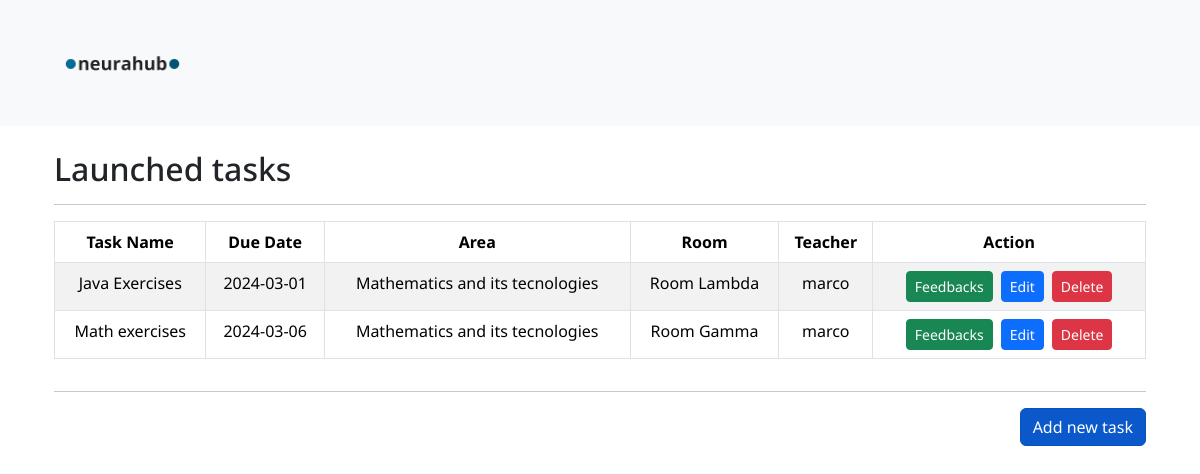
Before: /teacher-panel (signed in) with the older database file.
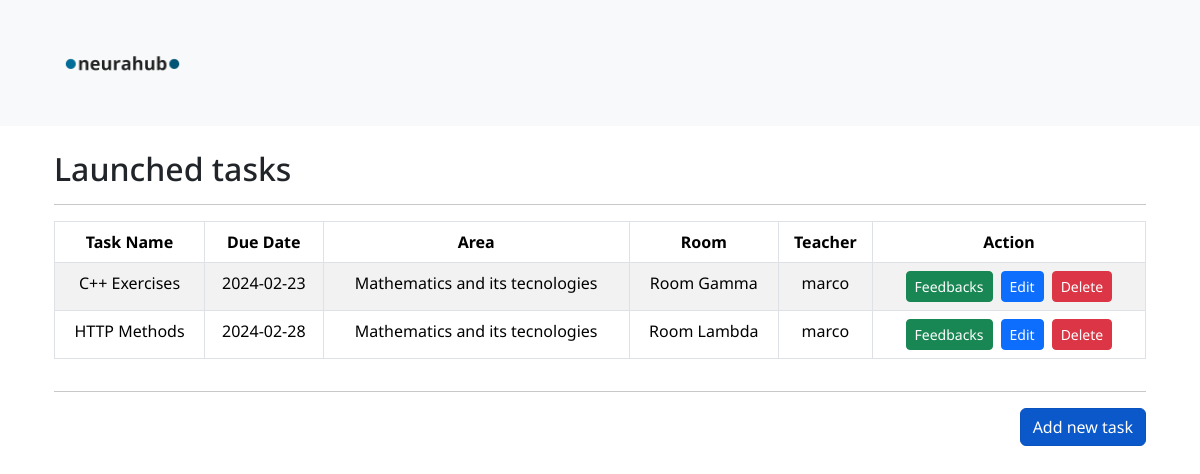
After: the same page with the newer database file.
### tables this page shows
CREATE TABLE "tasks" (
    id INTEGER PRIMARY KEY,
    task_name TEXT NOT NULL,
    due_date DATE NOT NULL,
    area_id INTEGER NOT NULL,
    room_id INTEGER NOT NULL, teacher_username TEXT, reviewed INTEGER DEFAULT 0,
    FOREIGN KEY (area_id) REFERENCES areas (id),
    FOREIGN KEY (room_id) REFERENCES rooms (id)
);

CREATE TABLE teacher_areas (
        id INTEGER PRIMARY KEY,
        area_name TEXT NOT NULL
    );

CREATE TABLE rooms (
        id INTEGER PRIMARY KEY,
        room_name TEXT NOT NULL
    );

### src/routes/routes.py (the view)
@blueprint.route('/teacher-panel', methods=['GET', 'POST'])
def return_teacher_panel():
    return teacher_panel_page()

### src/controllers/controllers_methods.py (called while the page is built)
def get_registered_teacher_area(username):
    conn = sqlite3.connect('databases/neurahub-data.db')
    cursor = conn.cursor()
    cursor.execute("SELECT area_id FROM teachers WHERE name = ?", (username,))
    area_id = cursor.fetchone()[0]
    cursor.execute("SELECT area_name FROM teacher_areas WHERE id = ?", (area_id,))
    area_name = cursor.fetchone()[0]
    conn.close()
    return area_name

def check_if_teacher_logged_in():
    if session.get('logged_in_teacher'):
        return True

### templates/teacher_panel.html (shortened to what this page needs)
<!DOCTYPE html>
<html lang="en">
	<head>
		<link rel= "stylesheet" type= "text/css" href= "{{ url_for('static',filename='style/style.css') }}">
		<link href="https://cdn.jsdelivr.net/npm/bootstrap@5.3.2/dist/css/bootstrap.min.css" rel="stylesheet">
		<link rel="stylesheet" href="https://cdnjs.cloudflare.com/ajax/libs/font-awesome/6.5.1/css/all.min.css">
	</head>
	<body>
		<nav class="navbar navbar-expand-lg bg-body-tertiary">
			<div class="container-fluid">
				<a class="navbar-brand" href="#">
					<img src="{{ url_for('static', filename='img/neurahub_logo_no_bg.png') }}" alt="Logo" height="100" class="d-inline-block align-items-center mx-auto px-5">
				</a>
			</div>
		</nav>
		<div class="container mx-auto p-4">
			<h2>Launched tasks</h2>
			<hr>
			<div class="table-responsive">
				<table class="table table-bordered table-striped table-hover text-center align-items-center">
					<thead>
						<tr>
							<th scope="col">Task Name</th>
							<th scope="col">Due Date</th>
							<th scope="col">Area</th>
							<th scope="col">Room</th>
							<th scope="col">Teacher</th>
							<th scope="col">Action</th>
						</tr>
					</thead>
					<tbody>
						{% for task in created_tasks %}
						<tr>
							<td>{{ task['task_name'] }}</td>
							<td>{{ task['due_date'] }}</td>
							<td>{{ task['area_name'] }}</td>
							<td>{{ task['room_name'] }}</td>
							<td>{{ task['teacher_name'] }}</td>
							<td>
								<div class="d-flex justify-content-center"H>
									<div class="px-1">
										<a href="{{ url_for('main.return_processed_id_to_feedback', task_id=task['task_id']) }}" class="btn btn-success btn-sm">Feedbacks</a>
									</div>
									<div class="px-1">
										<a href="{{ url_for('main.return_processed_id_to_edit', task_id=task['task_id']) }}" class="btn btn-primary btn-sm">Edit</a>
									</div>
									<div class="px-1">
										<a href="{{ url_for('main.return_processed_id_to_delete', task_id=task['task_id']) }}" class="btn btn-danger btn-sm">Delete</a>
									</div>
								</div>
							</td>
						</tr>
						{% endfor %}
					</tbody>
				</table>
			</div>
			<hr>
			<div class="d-flex justify-content-end">
				<a class="btn btn-primary  active" role="button" aria-pressed="true" href="/create-task">Add new task</a>
			</div>
		</div>
	</body>
</html>

### static/style/style.css (style rules this page uses)
* { margin: 0; padding: 0; font-family: 'Noto Sans', sans-serif; }

Changed rows visible on the page:
removed tasks: task_name "Java Exercises", due_date "2024-03-01"
removed tasks: task_name "Math exercises", due_date "2024-03-06"
added tasks: task_name "C++ Exercises", due_date "2024-02-23"
added tasks: task_name "HTTP Methods", due_date "2024-02-28"
Other visible differences:
new list line: "Mathematics and its tecnologies"
new list line: "Room Gamma"
new list line: "marco Feedbacks Edit Delete"
new list line: "Room Lambda"
list line gone: "Mathematics and its tecnologies"
list line gone: "Room Lambda"
list line gone: "marco Feedbacks Edit Delete"
list line gone: "Room Gamma"
